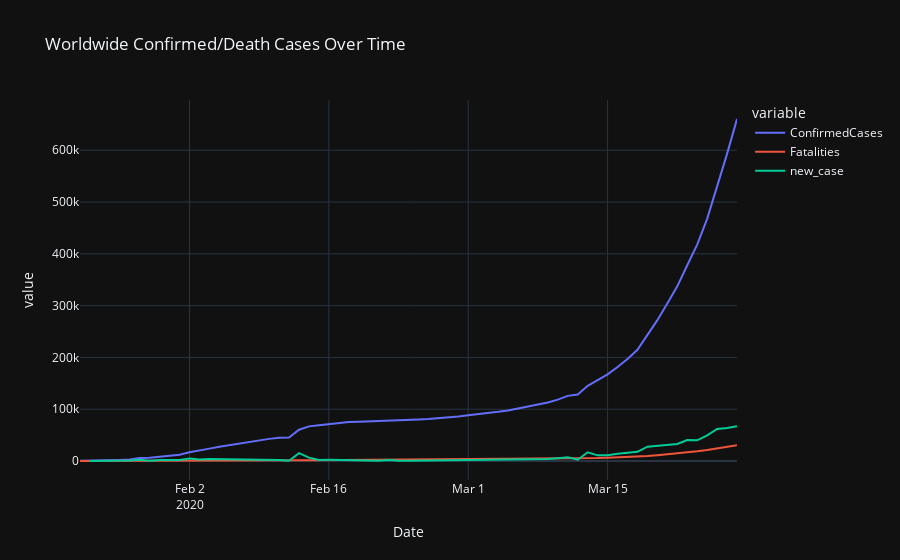

The notebook cell saved with this chart:
### Code cell
from plotly import tools, subplots
import plotly.offline as py
py.init_notebook_mode(connected=True)
import plotly.graph_objs as go
import plotly.express as px
import plotly.figure_factory as ff
import plotly.io as pio
pio.templates.default = "plotly_dark"


fig = px.line(ww_melt_df, x="Date", y="value", color='variable', 
              title="Worldwide Confirmed/Death Cases Over Time")
fig.show()
